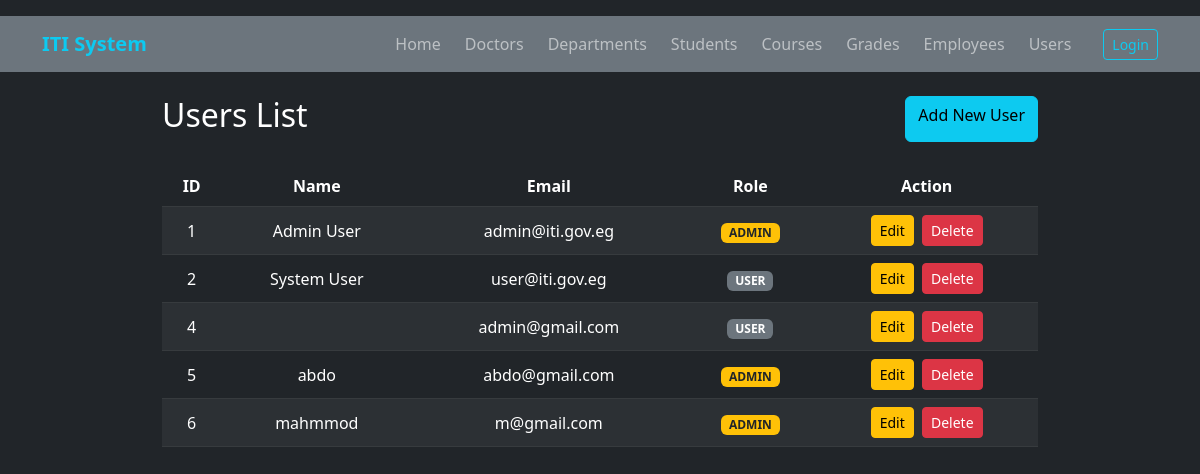
/users/list.php, run on the app's committed database.
### tables this page shows
CREATE TABLE `users` (
  `id` int(11) NOT NULL,
  `name` varchar(255) NOT NULL,
  `username` varchar(100) DEFAULT NULL,
  `email` varchar(255) DEFAULT NULL,
  `password` varchar(255) NOT NULL,
  `role` varchar(50) DEFAULT 'user'
);

### users/list.php (the view, shortened to what this page needs)
<?php
include '../config/db.php';
$res = mysqli_query($conn, "SELECT id, name, email, role FROM users");
$users = mysqli_fetch_all($res, MYSQLI_ASSOC);
?>
<!DOCTYPE html>
<html lang="en">
<head>
    <link rel="stylesheet" href="https://cdn.jsdelivr.net/npm/bootstrap@5.3.0/dist/css/bootstrap.min.css">
</head>
<body class="bg-dark text-white pt-3">
<?php include '../shared/nav.php'; ?>
<div class="container" style="max-width: 900px;">
    <div class="d-flex justify-content-between mb-4">
        <h2>Users List</h2>
        <a href="add.php" class="btn btn-info">Add New User</a>
    </div>
    <table class="table table-dark table-striped text-center align-middle">
        <thead>
            <tr>
                <th>ID</th>
                <th>Name</th>
                <th>Email</th>
                <th>Role</th>
                <th>Action</th>
            </tr>
        </thead>
        <tbody>
            <?php foreach ($users as $u): ?>
            <tr>
                <td><?= $u['id'] ?></td>
                <td><?= htmlspecialchars($u['name']) ?></td>
                <td><?= htmlspecialchars($u['email']) ?></td>
                <td>
                    <span class="badge <?= $u['role'] == 'admin' ? 'bg-warning text-dark' : 'bg-secondary' ?>">
                        <?= strtoupper($u['role']) ?>
                    </span>
                </td>
                <td>
                    <a href="edit.php?edit=<?= $u['id'] ?>" class="btn btn-warning btn-sm me-1">Edit</a>
                    <a href="list.php?delete=<?= $u['id'] ?>" class="btn btn-danger btn-sm" onclick="return confirm('Delete user?')">Delete</a>
                </td>
            </tr>
            <?php endforeach; ?>
        </tbody>
    </table>
</div>
</body>
</html>

### data on the page
users: id "1", name "Admin User", email "admin@iti.gov.eg", role "ADMIN"
users: id "2", name "System User", email "user@iti.gov.eg", role "USER"
users: id "4", email "admin@gmail.com", role "USER"
users: id "5", name "abdo", email "abdo@gmail.com", role "ADMIN"
users: id "6", name "mahmmod", email "m@gmail.com", role "ADMIN"
